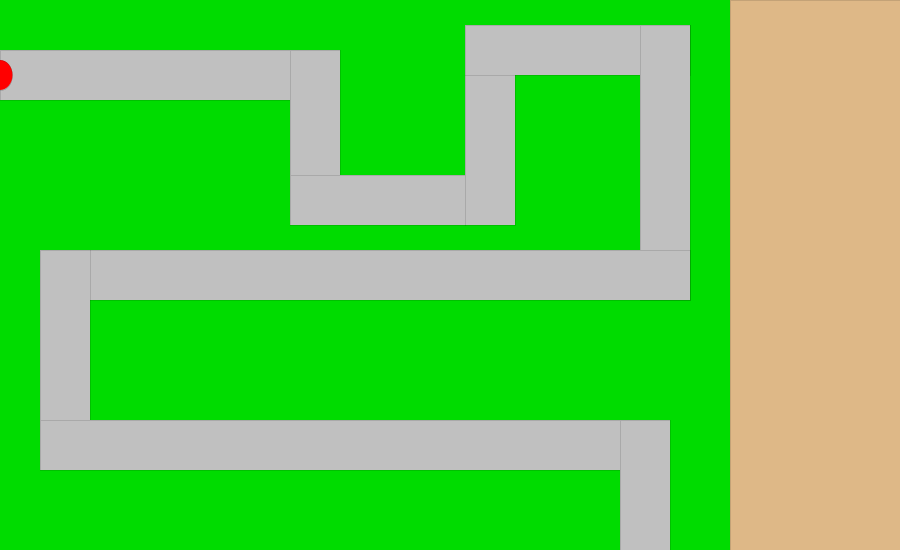
Frame 1 (no input)
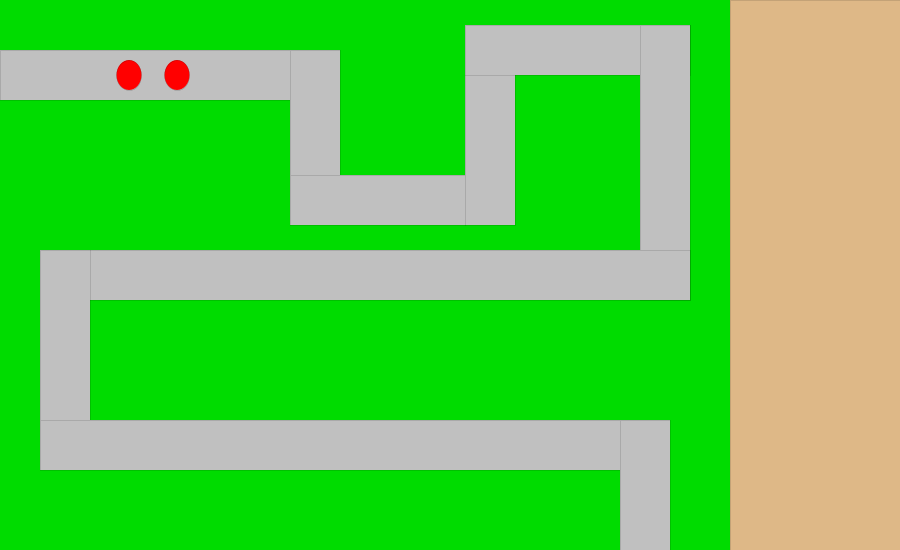
Frame 60 (the mouse pressed at the canvas centre just before this capture)
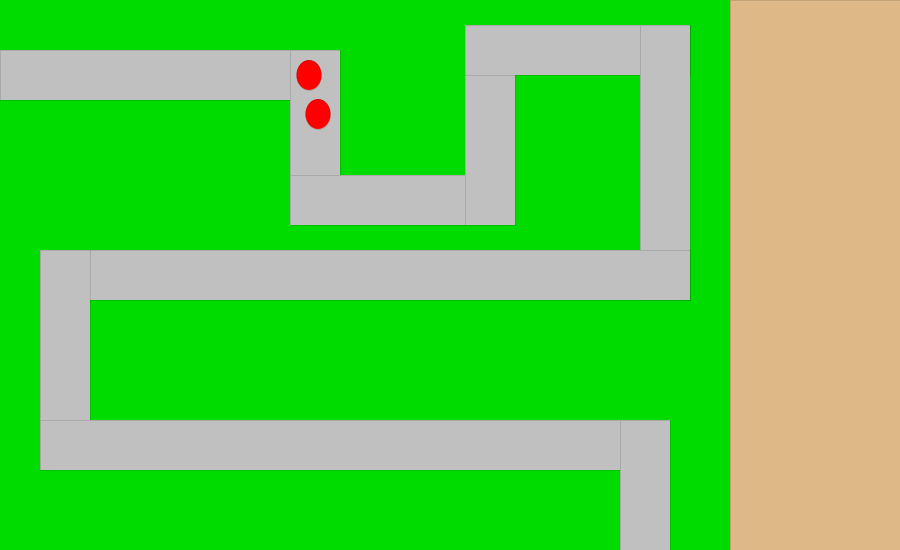
Frame 120 (the mouse held since frame 60 and released just before this capture)

The Processing sketch that drew these frames (run headless with seeded random() and noise(); from frame 60 on, the mouse is pressed at the canvas centre):

// Processing sketch: begin_eindopdracht
// ── begin_eindopdracht.pde
float x1 = 730, y1 = 0, w1 = 800, l1 = 550;
float x2 = 0, y2 = 50, w2 = 300, h2 = 50;
float x3 = 290, y3 = 50, w3 = 50, h3 = 150;
float x4 = 290, y4 = 175, w4 = 175, h4 = 50;
float x5 = 465, y5 = 25, w5 = 50, h5 = 200;
float x6 = 465, y6 = 25, w6 = 225, h6 = 50;
float x7 = 640, y7 = 25, w7 = 50, h7 = 275;
float x8 = 40, y8 = 250, w8 = 650, h8 = 50;
float x9 = 40, y9 = 250, w9 = 50, h9 = 200;
float x10 = 40, y10 = 420, w10 = 600, h10 = 50;
float x11 = 620, y11 = 420, w11 = 50, h11 = 150;
int Width = 25;
int Height = 30;

int GrX1 = 315;
int KlX1 = 319;
int GrY1 = 70;
int KlY1 = 80;

int GrY2 = 197;
int KlY2 = 200;
int GrX2 = 315;
int KlX2 = 320;

int GrX3 = 490;
int KlX3 = 495;
int KlY3 = 200;

int GrY4 = 48;
int KlY4 = 52;
int GrX4 = 490;

int GrX5 = 665;
int KlX5 = 670;
int GrY5 = 50;

int GrY6 = 275;
int KlY6 = 280;
int GrX6 = 550;

int GrX7 = 60;
int KlX7 = 65;
int GrY7 = 275;

int GrY8 = 445;
int KlY8 = 450;
int GrX8 = 62;
int KlX8 = 67;

int GrX9 = 645;
int KlX9 = 650;
int GrY9 = 445;

int x = 0;
int y = 75;
int horSpeed = 3;
int verSpeed = 0;

int xBallon2 = 0;
int yBallon2 = 75;
int horSpeed2 = 3;
int verSpeed2 = 0;

boolean Ballon2spawn = false;

void setup() {
  size(900, 550);
  background(0, 220, 0);
  tekenRechthoeken();
}


void draw() {
  background(0, 220, 0);
  tekenRechthoeken();
  tekenBallon();
  if(x > 50 && x < 60 && y > 70 && y < 80){
    Ballon2spawn = true;
  }  
  
  if(Ballon2spawn) {
    tekenBallon2();
    ;
  }
  BalloonTurn1();
}

void tekenBallon() {
  ellipse(x, y, Width, Height);
  x += horSpeed;
  y += verSpeed;
}

void tekenBallon2() {
  ellipse(xBallon2, yBallon2, Width, Height);
  xBallon2 += horSpeed2;
  yBallon2 += verSpeed2;
  
}

void tekenRechthoeken() {
  fill(192, 192, 192);
  strokeWeight(0);
  rect(x2, y2, w2, h2);
  rect(x3, y3, w3, h3);
  rect(x4, y4, w4, h4);
  rect(x5, y5, w5, h5);
  rect(x6, y6, w6, h6);
  rect(x7, y7, w7, h7);
  rect(x8, y8, w8, h8);
  rect(x9, y9, w9, h9);
  rect(x10, y10, w10, h10);
  rect(x11, y11, w11, h11);
  fill(222, 184, 135);
  strokeWeight(0);
  rect(x1, y1, w1, l1);
  fill(255, 0, 0);
}

void BalloonTurn1(){
  if (x > GrX1 && x < KlX1 && y > GrY1 && y < KlY1) {
    horSpeed = 0;
    verSpeed = 3;
  }
  if (y > GrY2 && y < KlY2 && x > GrX2 && x < KlX2) {
    horSpeed = 3;
    verSpeed = 0;
  }
  if (x > GrX3 && x < KlX3 && y < KlY3) {
    horSpeed = 0;
    verSpeed = -3;
  }
  if (y > GrY4 && y < KlY4 && x > GrX4) {
    horSpeed = 3;
    verSpeed = 0;
  }
  if (x > GrX5 && x < KlX5 && y > GrY5) {
    horSpeed = 0;
    verSpeed = 3;
  }
  if (y > GrY6 && y < KlY6 && x > GrX6) {
    horSpeed = -3;
    verSpeed = 0;
  }
  if (x > GrX7 && x < KlX7 && y > GrY7) {
    horSpeed = 0;
    verSpeed = 3;
  }
  if (y > GrY8 && y < KlY8 && x > GrX8 && x < KlX8) {
    horSpeed = 3;
    verSpeed = 0;
  }
  if (x > GrX9 && x < KlX9 && y > GrY9) {
    horSpeed = 0;
    verSpeed = 3;
  }
}
